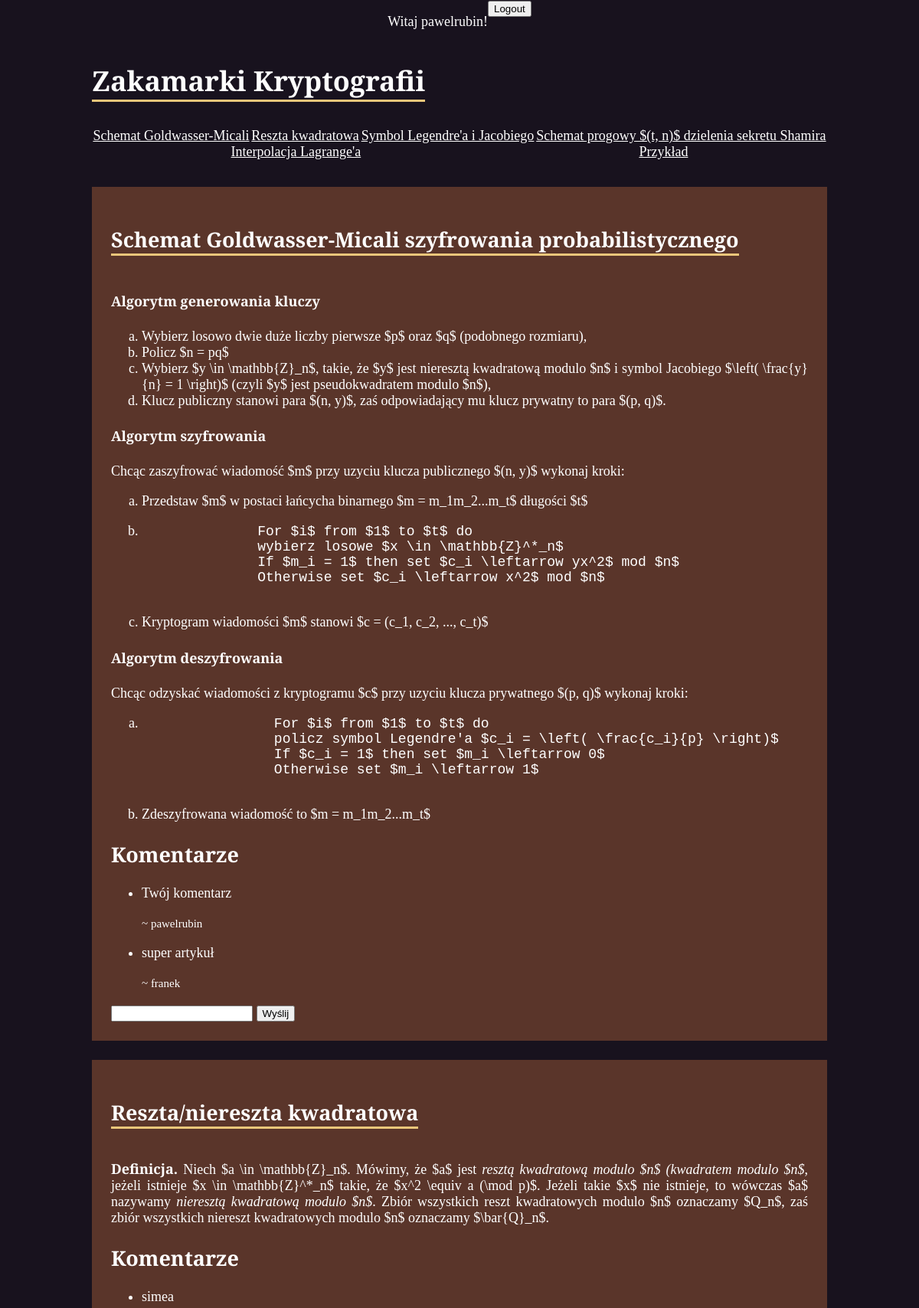
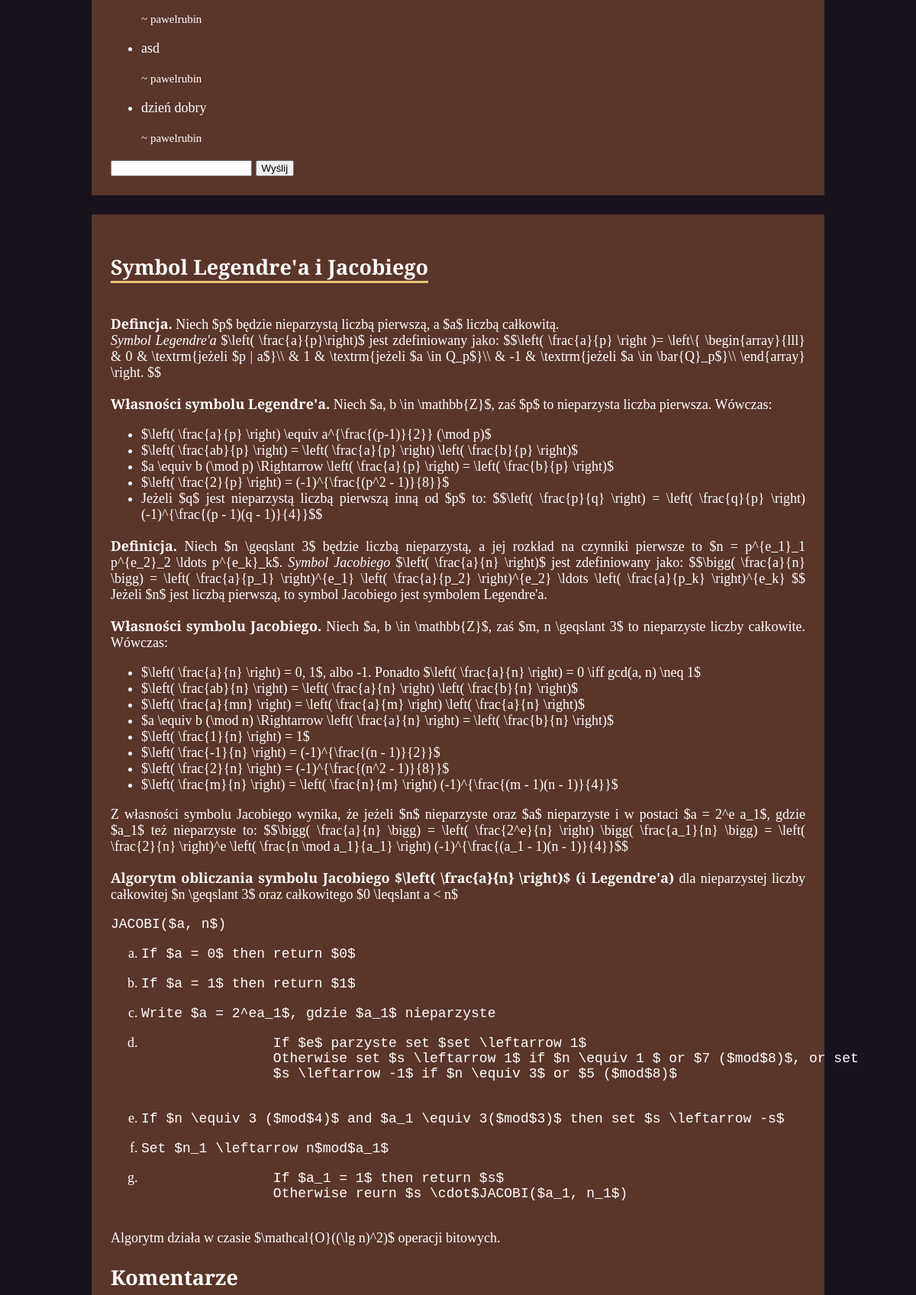
Screenshot of /index.php (signed in, upper part) with the database file from the repository (2 pictures, top to bottom).
### tables this page shows
CREATE TABLE comments(
    comment_id integer primary key AUTOINCREMENT,
    comment_content text not null,
    article_id text not null,
    author_username text,
    
    foreign key (author_username)
        references users (username)
            on delete cascade,
    check (length(comment_content) > 0)
);

### index.php (the view, shortened to what this page needs)
<!DOCTYPE html>
<html lang="pl">
  <head>
    <link rel="stylesheet" href="css/style.css?v=1.0">
  </head>
  <body>
    <div id="menu">
      <?php
        if (isset($_SESSION["username"])) {
      ?>
        <p>Witaj <?= $_SESSION["username"] ?>! </p>
        <form action="logout.php">
          <input type="submit" value="Logout"/>
        </form>
      <?php
        }
      ?>
    </div>
    <main>
      <header id="title">
        <h1>Zakamarki Kryptografii</h1>
      </header>
      <nav>
        <a href='#goldwasser'>Schemat Goldwasser-Micali</a>
        <a href='#residue'>Reszta kwadratowa</a>
        <a href='#symbols'>Symbol Legendre'a i Jacobiego</a>
        <a href='#shamir'>Schemat progowy $(t, n)$ dzielenia sekretu Shamira</a>
        <a href='#lagrange'>Interpolacja Lagrange'a</a>
        <a href='#example'>Przykład</a>
      </nav>
      <section id="goldwasser">
        <header>
          <h2>Schemat Goldwasser-Micali szyfrowania probabilistycznego</h2>
        </header>
        <h4>Algorytm generowania kluczy</h4>
        <p>
          <ol type='a'>
            <li>Wybierz losowo dwie duże liczby pierwsze $p$ oraz $q$ (podobnego rozmiaru),</li>
            <li>Policz $n = pq$</li>
            <li>Wybierz $y \in \mathbb{Z}_n$, takie, że $y$ jest nieresztą kwadratową modulo $n$ i symbol Jacobiego
              $\left( \frac{y}{n} = 1 \right)$ (czyli $y$ jest pseudokwadratem modulo $n$),</li>
            <li>Klucz publiczny stanowi para $(n, y)$, zaś odpowiadający mu klucz prywatny to para $(p, q)$.</li>
          </ol>
        </p>
        <h4>Algorytm szyfrowania</h4>
        <p>
          Chcąc zaszyfrować wiadomość $m$ przy uzyciu klucza publicznego $(n, y)$ wykonaj kroki:
          <ol type='a'>
            <li>Przedstaw $m$ w postaci łańcycha binarnego $m = m_1m_2...m_t$ długości $t$</li>
            <li>
            <pre>
              For $i$ from $1$ to $t$ do
              wybierz losowe $x \in \mathbb{Z}^*_n$
              If $m_i = 1$ then set $c_i \leftarrow yx^2$ mod $n$
              Otherwise set $c_i \leftarrow x^2$ mod $n$
            </pre>
            </li>
            <li>Kryptogram wiadomości $m$ stanowi $c = (c_1, c_2, ..., c_t)$</li>
          </ol>
        </p>
        <h4>Algorytm deszyfrowania</h4>
        <p>
          Chcąc odzyskać wiadomości z kryptogramu $c$ przy uzyciu klucza prywatnego $(p, q)$ wykonaj kroki:
          <ol type='a'>
            <li>
              <pre>
                For $i$ from $1$ to $t$ do
                policz symbol Legendre'a $c_i = \left( \frac{c_i}{p} \right)$
                If $c_i = 1$ then set $m_i \leftarrow 0$
                Otherwise set $m_i \leftarrow 1$
              </pre>
            </li>
            <li>Zdeszyfrowana wiadomość to $m = m_1m_2...m_t$</li>
          </ol>
        </p>
        <div class="comments">
          <h2>Komentarze</h2>
          <ul>
          <?php
            $db = new SQLite3("database.db");
            $stmt = $db->prepare("select * from comments where article_id=:article_id");
            $stmt->bindValue(":article_id", "goldwasser");
            $returned_set = $stmt->execute();
            while($row = $returned_set->fetchArray(SQLITE3_ASSOC)) {
              echo "<li class='comment'>";
              echo "<p>" . $row["comment_content"] . "</p>";
              echo "<small> ~ " . $row['author_username'] . "</small>";
              echo "</li>";
            }
          ?>
          </ul>
          <?php if (isset($_SESSION["username"])) { ?>
            <form method="POST" action="/comment.php" id="usrform">
              <input type="text" name="content">
              <input type="submit" value="Wyślij">
            </form>
          <?php } ?>
        </div>
      </section>
      <section id="residue">
        <header>
          <h2>Reszta/niereszta kwadratowa</h2>
        </header>
        <p>
          <b>Definicja.</b> Niech $a \in \mathbb{Z}_n$. Mówimy, że $a$ jest <i>resztą kwadratową modulo $n$ (kwadratem
            modulo $n$</i>, jeżeli istnieje $x \in \mathbb{Z}^*_n$ takie, że $x^2 \equiv a (\mod p)$. Jeżeli takie
          $x$
          nie istnieje, to wówczas $a$ nazywamy <i>nieresztą kwadratową modulo $n$</i>. Zbiór wszystkich reszt
          kwadratowych modulo $n$ oznaczamy $Q_n$, zaś zbiór wszystkich niereszt kwadratowych modulo $n$ oznaczamy
          $\bar{Q}_n$.
        </p>
        <div class="comments">
          <h2>Komentarze</h2>
          <ul>
          <?php
            $db = new SQLite3("database.db");
            $stmt = $db->prepare("select * from comments where article_id=:article_id");
            $stmt->bindValue(":article_id", "residue");
            $returned_set = $stmt->execute();
            while($row = $returned_set->fetchArray(SQLITE3_ASSOC)) {
              echo "<li class='comment'>";
              echo "<p>" . $row["comment_content"] . "</p>";
              echo "<small> ~ " . $row['author_username'] . "</small>";
              echo "</li>";
            }
          ?>
          </ul>
          <?php if (isset($_SESSION["username"])) { ?>
            <form method="POST" action="/comment.php" id="usrform">
              <input type="text" name="content">
              <input type="submit" value="Wyślij">
            </form>
          <?php } ?>
        </div>
      </section>
      <section id="symbols">
        <header>
          <h2>Symbol Legendre'a i Jacobiego</h2>
        </header>
        <p>
          <b>Defincja.</b> Niech $p$ będzie nieparzystą liczbą pierwszą, a $a$ liczbą całkowitą.<br>
          <i>Symbol Legendre'a</i> $\left( \frac{a}{p}\right)$ jest zdefiniowany jako:
          $$\left( \frac{a}{p} \right )= \left\{ \begin{array}{lll}
          & 0 & \textrm{jeżeli $p | a$}\\
          & 1 & \textrm{jeżeli $a \in Q_p$}\\
          & -1 & \textrm{jeżeli $a \in \bar{Q}_p$}\\
          \end{array} \right.
          $$
        </p>
        <p>
          <b>Własności symbolu Legendre'a.</b> Niech $a, b \in \mathbb{Z}$, zaś $p$ to nieparzysta liczba pierwsza.
          Wówczas:
          <ul>
            <li>$\left( \frac{a}{p} \right) \equiv a^{\frac{(p-1)}{2}} (\mod p)$</li>
            <li>$\left( \frac{ab}{p} \right) = \left( \frac{a}{p} \right) \left( \frac{b}{p} \right)$</li>
            <li>$a \equiv b (\mod p) \Rightarrow \left( \frac{a}{p} \right) = \left( \frac{b}{p} \right)$</li>
            <li>$\left( \frac{2}{p} \right) = (-1)^{\frac{(p^2 - 1)}{8}}$</li>
            <li>Jeżeli $q$ jest nieparzystą liczbą pierwszą inną od $p$ to:
              $$\left( \frac{p}{q} \right) = \left( \frac{q}{p} \right) (-1)^{\frac{(p - 1)(q - 1)}{4}}$$
            </li>
          </ul>
        </p>
        <p>
          <b>Definicja.</b> Niech $n \geqslant 3$ będzie liczbą nieparzystą, a jej rozkład na czynniki pierwsze to $n =
          p^{e_1}_1 p^{e_2}_2 \ldots p^{e_k}_k$. <i>Symbol Jacobiego</i> $\left( \frac{a}{n} \right)$ jest
          zdefiniowany
          jako:
          $$\bigg( \frac{a}{n} \bigg) = \left( \frac{a}{p_1} \right)^{e_1} \left( \frac{a}{p_2} \right)^{e_2} \ldots
          \left( \frac{a}{p_k} \right)^{e_k} $$
          Jeżeli $n$ jest liczbą pierwszą, to symbol Jacobiego jest symbolem Legendre'a.
        </p>
        <p>
          <b>Własności symbolu Jacobiego.</b> Niech $a, b \in \mathbb{Z}$, zaś $m, n \geqslant 3$ to nieparzyste liczby
          całkowite. Wówczas:
          <ul>
            <li>$\left( \frac{a}{n} \right) = 0, 1$, albo -1. Ponadto $\left( \frac{a}{n} \right) = 0 \iff gcd(a, n)
              \neq 1$</li>
            <li>$\left( \frac{ab}{n} \right) = \left( \frac{a}{n} \right) \left( \frac{b}{n} \right)$</li>
            <li>$\left( \frac{a}{mn} \right) = \left( \frac{a}{m} \right) \left( \frac{a}{n} \right)$</li>
            <li>$a \equiv b (\mod n) \Rightarrow \left( \frac{a}{n} \right) = \left( \frac{b}{n} \right)$</li>
            <li>$\left( \frac{1}{n} \right) = 1$</li>
            <li>$\left( \frac{-1}{n} \right) = (-1)^{\frac{(n - 1)}{2}}$</li>
            <li>$\left( \frac{2}{n} \right) = (-1)^{\frac{(n^2 - 1)}{8}}$</li>
            <li>$\left( \frac{m}{n} \right) = \left( \frac{n}{m} \right) (-1)^{\frac{(m - 1)(n - 1)}{4}}$</li>
          </ul>
          Z własności symbolu Jacobiego wynika, że jeżeli $n$ nieparzyste oraz $a$ nieparzyste i w postaci $a = 2^e
          a_1$,
          gdzie $a_1$ też nieparzyste to:
          $$\bigg( \frac{a}{n} \bigg) = \left( \frac{2^e}{n} \right) \bigg( \frac{a_1}{n} \bigg) = \left(
          \frac{2}{n}
          \right)^e \left( \frac{n \mod a_1}{a_1} \right) (-1)^{\frac{(a_1 - 1)(n - 1)}{4}}$$
        </p>
        <p>
          <b>Algorytm obliczania symbolu Jacobiego $\left( \frac{a}{n} \right)$ (i Legendre'a)</b> dla nieparzystej
          liczby
          całkowitej $n \geqslant 3$ oraz całkowitego $0 \leqslant a < n$
          <pre>JACOBI($a, n$)</pre>
          <ol type='a'>
            <li>
              <pre>If $a = 0$ then return $0$</pre>
            </li>
            <li>
              <pre>If $a = 1$ then return $1$</pre>
            </li>
            <li>
              <pre>Write $a = 2^ea_1$, gdzie $a_1$ nieparzyste</pre>
            </li>
            <li>
              <pre>
                If $e$ parzyste set $set \leftarrow 1$
                Otherwise set $s \leftarrow 1$ if $n \equiv 1 $ or $7 ($mod$8)$, or set
                $s \leftarrow -1$ if $n \equiv 3$ or $5 ($mod$8)$
              </pre>
            </li>
            <li>
              <pre>If $n \equiv 3 ($mod$4)$ and $a_1 \equiv 3($mod$3)$ then set $s \leftarrow -s$</pre>
            </li>
            <li>
              <pre>Set $n_1 \leftarrow n$mod$a_1$</pre>
            </li>
            <li>
              <pre>
                If $a_1 = 1$ then return $s$
                Otherwise reurn $s \cdot$JACOBI($a_1, n_1$)
              </pre>
            </li>
          </ol>
          Algorytm działa w czasie $\mathcal{O}((\lg n)^2)$ operacji bitowych.
        </p>
        <div class="comments">
          <h2>Komentarze</h2>
        </div>
      </section>
    </main>
  </body>
</html>

### css/style.css (style rules this page uses)
:root { --background-color: #18121e; --secondary-color: #eac67a; }
html { width: 100%; }
body { font-family: "EB Garamond", serif; margin: 0; height: 100%; width: 100%; scroll-behavior: smooth; display: flex; flex-direction: column; background-color: var(--background-color); color: white; justify-content: center; align-items: center; font-size: 18px; text-align: justify; }
#menu { display: flex; }
main { max-width: 400px; }
nav { flex-direction: column; display: flex; }
@media only screen and (min-width: 720px) { main { max-width: 600px; } }
@media only screen and (min-width: 720px) { nav { flex-direction: row; flex-wrap: wrap; } }
@media only screen and (min-width: 1200px) { main { max-width: 80%; } }
@media only screen and (min-width: 1200px) { nav { flex-direction: row; flex-wrap: wrap; } }
#title h1 { border-bottom: 3px solid var(--secondary-color); width: max-content; }
nav { position: sticky; top: 0; padding-block: 10px; display: flex; justify-content: space-around; background-color: var(--background-color); }
nav a { color: white; }
section { padding-block-end: 25px; background-color: #5a352a; margin-block: 25px; padding-inline: 25px; }
section > header > h2 { margin-top: 50px; display: inline-block; text-align: left; border-bottom: 3px solid var(--secondary-color); }

### rows the page displays
comments: comment_content "Twój komentarz", author_username "pawelrubin"
comments: comment_content "super artykuł", author_username "franek"
comments: comment_content "simea", author_username "pawelrubin"
comments: comment_content "asd", author_username "pawelrubin"
comments: comment_content "dzień dobry", author_username "pawelrubin"

### other values shown
$_SESSION["username"] "pawelrubin"
